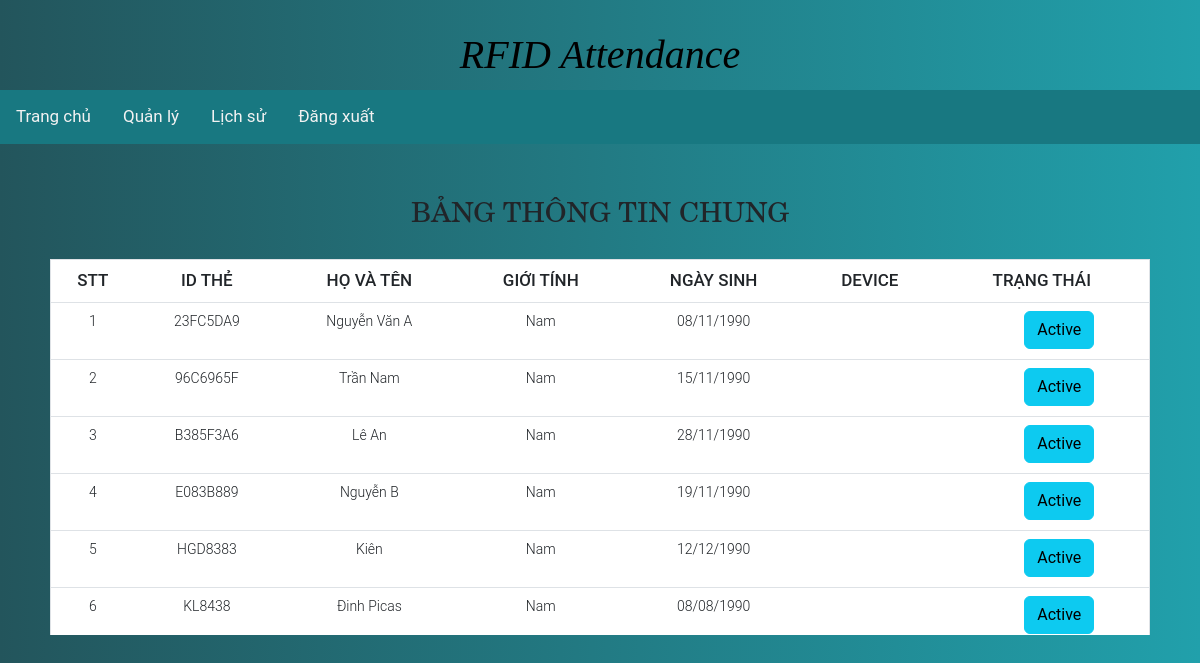
Screenshot of / (signed in) with the database file from the repository.
### tables this page shows
CREATE TABLE `cardid` (
  `ID` varchar(255) NOT NULL,
  `ID_NgDung` varchar(25) NOT NULL,
  `Device` varchar(255) NOT NULL,
  `TrangThai` int(1) NOT NULL
);

CREATE TABLE `information` (
  `ID` varchar(25) NOT NULL,
  `Hovaten` varchar(50) NOT NULL,
  `GioiTinh` varchar(3) NOT NULL,
  `NgaySinh` date NOT NULL,
  `Email` varchar(50) DEFAULT NULL
);

### index.php (the view, shortened to what this page needs)
<?php
    require_once 'connect.php';
    $sql = "SELECT cardid.ID as IDT, cardid.TrangThai, information.*, Device FROM cardid INNER JOIN information ON cardid.id_NgDung = information.id";
    $stmt = $pdo->query($sql);
    $carid = $stmt->fetchAll(PDO::FETCH_ASSOC);
?>
<!DOCTYPE html>
<html>
<head>
    <link rel="stylesheet" type="text/css" href="./css/Users.css">
</head>
<body>
<?php require 'header.php'; ?>
<main>
<section>
  <h1 class="slideInDown animated">Bảng thông tin chung</h1>
    <div class="table-responsive slideInRight animated" style="max-height: 400px;">
            <div class="table table-bordered">
                <table class="table mt-4 text-center">
                        <thead>
                            <tr>
                                <th scope="col">STT</th>
                                <th scope="col">ID thẻ</th>
                                <th scope="col">Họ và tên</th>
                                <th scope="col">Giới tính</th>
                                <th scope="col">Ngày sinh</th>
                                <th scope="col">Device</th>
                                <th scope="col">Trạng thái</th>
                            </tr>
                        </thead>
                        <tbody>
                        <?php $sl = 1; foreach($carid as $key):  ?>
                            <tr class="">
                                <td scope="row"><?php echo $sl++; ?></td>
                                <td scope="row"><?php echo $key['IDT'] ?></td>
                                <td><?php echo $key['Hovaten'] ?></td>
                                <td><?php echo $key['GioiTinh'] ?></td>
                                <td><?php echo date("d/m/Y",strtotime($key['NgaySinh']))?></td>
                                <td><?php echo $key['Device'] ?></td>
                                <td>
                                    <div class="form-check form-switch">
                                        <form action="trangthai.php" method="get">
                                            <button class="btn btn-info btn-block">
                                                <?php
                                                    if($key['TrangThai'] == 1){
                                                        echo "Active";
                                                    }
                                                    else{
                                                        echo "Disable";
                                                    }
                                                ?>
                                            </button>
                                        </form>
                                    </div>
                                </td>
                            </tr>
                        <?php endforeach ?>
                    </tbody>
                </table>
            </div>
    </div>
</section>
</main>
</body>
</html>

### css/Users.css (style rules this page uses)
h1 { font-size: 28px !important; color: #000; text-transform: uppercase; font-weight: 300; font-family: New Century Schoolbook, TeX Gyre Schola, serif !important; text-align: center; margin-bottom: 15px; }
th { padding: 15px; text-align: center !important; font-weight: 500; font-size: 17px; color: #000; text-transform: uppercase; border: none !important; background-color: rgba(255,255,255,0.3) !important; }
td { padding: 15px; text-align: center; font-weight: 300; font-size: 14px; color: #fff; border-bottom: solid 2px rgba(255,255,255,0.1); }
section { margin: 50px; }
section { overflow-x:hidden; }
.slideInRight { animation-name: slideInRight; }
.slideInDown { animation-name: slideInDown; }
.animated { animation-duration: 1s; animation-fill-mode: both; }

### css/header.css (style rules this page uses)
* { text-decoration: none; box-sizing: border-box; }
body { background: -webkit-linear-gradient(left, #0e251f, #21a0ab); background: linear-gradient(to right, #23555c, #21a0ab); font-family: 'Roboto', sans-serif; margin: 0; font-size: 15px; }
header, main { width: 100%; display: block; margin: 0 auto; }
tbody tr:nth-child(even) { background-color: #388994; }
tbody tr:nth-child(odd) { background-color: #3f9aa6; }

### rows the page displays
cardid: ID "23FC5DA9", ID_NgDung.Hovaten "Nguyễn Văn A", ID_NgDung.GioiTinh "Nam", ID_NgDung.NgaySinh "08/11/1990", TrangThai "Active"
cardid: ID "96C6965F", ID_NgDung.Hovaten "Trần Nam", ID_NgDung.GioiTinh "Nam", ID_NgDung.NgaySinh "15/11/1990", TrangThai "Active"
cardid: ID "B385F3A6", ID_NgDung.Hovaten "Lê An", ID_NgDung.GioiTinh "Nam", ID_NgDung.NgaySinh "28/11/1990", TrangThai "Active"
cardid: ID "E083B889", ID_NgDung.Hovaten "Nguyễn B", ID_NgDung.GioiTinh "Nam", ID_NgDung.NgaySinh "19/11/1990", TrangThai "Active"
cardid: ID "HGD8383", ID_NgDung.Hovaten "Kiên", ID_NgDung.GioiTinh "Nam", ID_NgDung.NgaySinh "12/12/1990", TrangThai "Active"
cardid: ID "KL8438", ID_NgDung.Hovaten "Đinh Picas", ID_NgDung.GioiTinh "Nam", ID_NgDung.NgaySinh "08/08/1990", TrangThai "Active"
